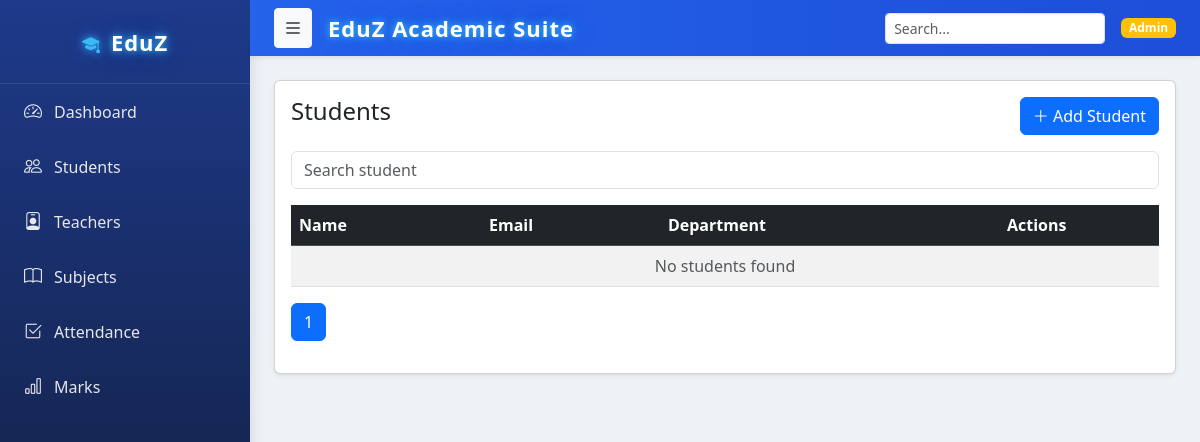
/students/, run on an earlier commit of the app's database.
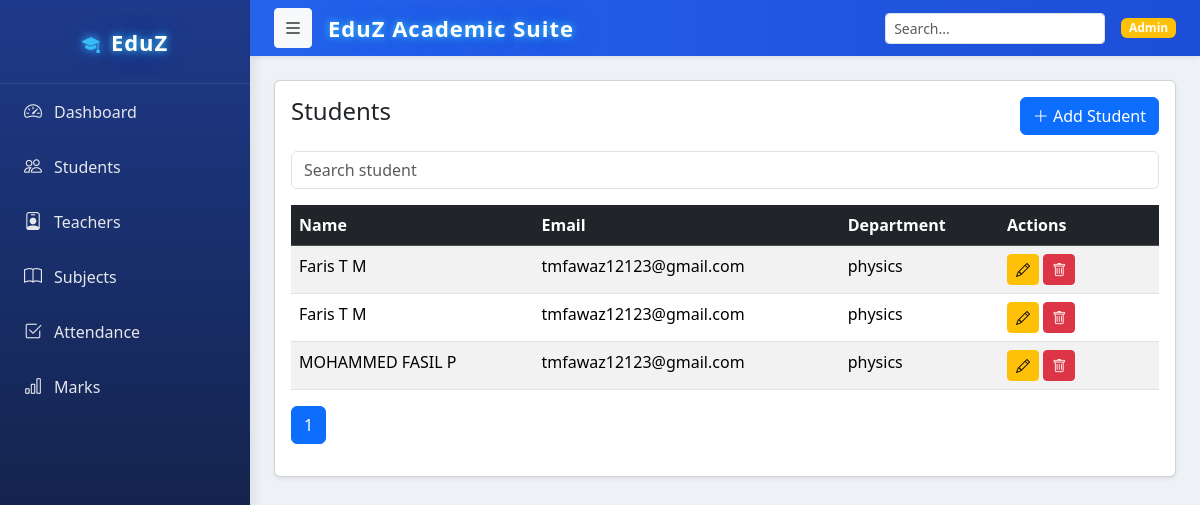
And on a later commit of the database.
### students/models.py (models this page shows, shortened)
class Student(models.Model):
    name = models.CharField(max_length=100)
    roll_number = models.CharField(max_length=30, unique=True)
    email = models.EmailField()
    department = models.CharField(max_length=100)

### students/views.py (the view)
# urls.py: path("", views.student_list, name="student_list"),
def student_list(request):
    students = Student.objects.all()
    paginator = Paginator(students, 10)
    page = request.GET.get("page")
    data = paginator.get_page(page)
    return render(request, "students/list.html", {"data": data})

### core/context_processors.py (called while the page is built)
def role_flags(request):
    if not request.user.is_authenticated:
        return {}
    return {
        "is_admin": request.user.groups.filter(name="Admin").exists(),
        "is_teacher": request.user.groups.filter(name="Teacher").exists(),
        "is_student": request.user.groups.filter(name="Student").exists(),
    }

### core/templates/students/list.html (shortened to what this page needs)
{% extends "base.html" %}
{% block content %}
<div class="card shadow-sm">
    <div class="card-body">
        <div class="d-flex justify-content-between mb-3">
            <h4>Students</h4>
            <a href="{% url 'student_add' %}" class="btn btn-primary">
                <i class="bi bi-plus-lg"></i> Add Student
            </a>
        </div>
        <form method="get" class="mb-3">
            <input name="q" class="form-control" placeholder="Search student">
        </form>
        <table class="table table-striped table-hover">
            <thead class="table-dark">
                <tr>
                    <th>Name</th>
                    <th>Email</th>
                    <th>Department</th>
                    <th width="160">Actions</th>
                </tr>
            </thead>
            <tbody>
            {% for s in data %}
                <tr>
                    <td>{{ s.name }}</td>
                    <td>{{ s.email }}</td>
                    <td>{{ s.department }}</td>
                    <td>
                        <a href="{% url 'student_edit' s.id %}" class="btn btn-warning btn-sm">
                            <i class="bi bi-pencil"></i>
                        </a>
                        <a href="{% url 'student_delete' s.id %}" class="btn btn-danger btn-sm">
                            <i class="bi bi-trash"></i>
                        </a>
                    </td>
                </tr>
            {% empty %}
                <tr>
                    <td colspan="4" class="text-center text-muted">
                        No students found
                    </td>
                </tr>
            {% endfor %}
            </tbody>
        </table>
        <nav>
        <ul class="pagination">
            <li class="page-item active">
                <span class="page-link">{{ data.number }}</span>
            </li>
        </ul>
        </nav>
    </div>
</div>
{% endblock %}

What changed in the data, as far as the page shows it:
added Student: name "Faris T M", email "tmfawaz12123@gmail.com", department "physics"
added Student: name "Faris T M", email "tmfawaz12123@gmail.com", department "physics"
added Student: name "MOHAMMED FASIL P", email "tmfawaz12123@gmail.com", department "physics"
Also different on the page:
text no longer shown: "No students found"
